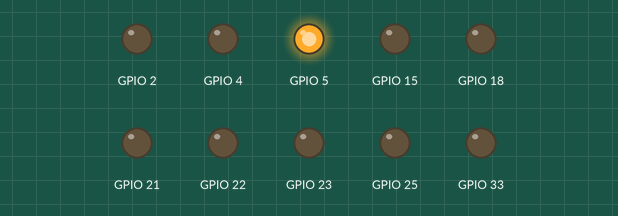
Simulated run of this program. Board: ESP32 board running MicroPython. On the bench: output pins drawn as LEDs (lit = HIGH). What the program prints to the serial console is not drawn.

Above: at 0.07 s.
At 0.67 s:
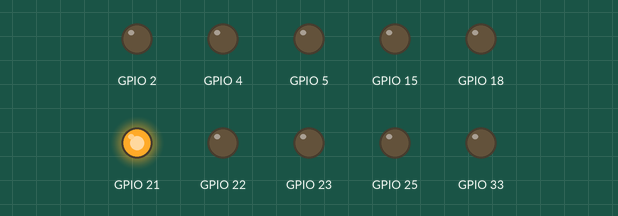
At 0.97 s:
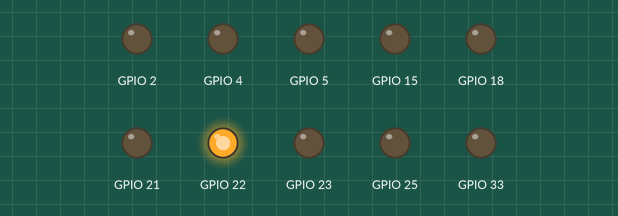
At 1.27 s:
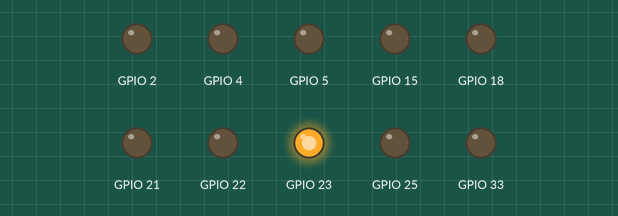
At 1.87 s:
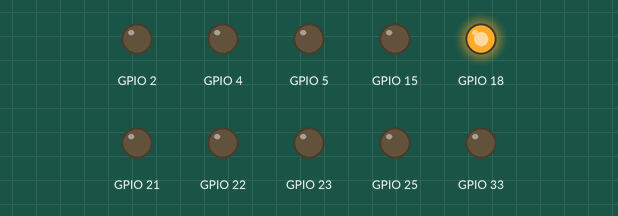
At 3.22 s:
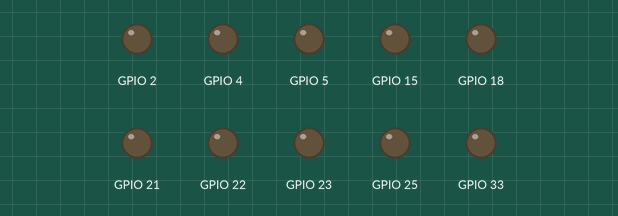
Timing chart, 0 to 3.5 s (numbered marks = the images above):
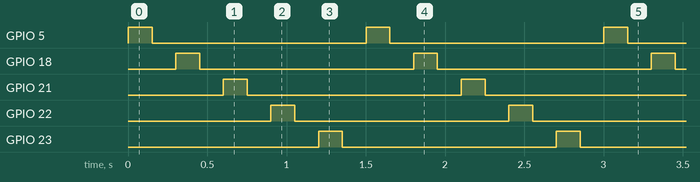

Measured:
- by itself, GPIO 5, GPIO 18, GPIO 21–23: alternates HIGH for 0.15 s and LOW for 1.4 s
- by itself, everything shown: repeats every 1.5 s, in 10 steps

The program:

Encender_Cod6.py
```python
from machine import Pin as pin
from utime import sleep as pausa, sleep_ms as pausam, sleep_us
puerto=[15,2,4,5,18,21,22,23,25,33]
todos=[]
for i in puerto:
    todos.append (pin(i,pin.OUT))
print (todos)
inicial=4
final=8
def derecha(inicial,final):
    for i in todos[inicial:final]:
        for j in range (2):
            i.value(not i.value())
            pausam(150)
def izquierda(inicial:final):
    for i in reversed(todos[inicial:final]):
        for j in range (2):
            i.value(not i.value())
            pausam(150)
inicial-=1
print(final)
while True:
    derecha(inicial,final)
    #izquierda()
```
